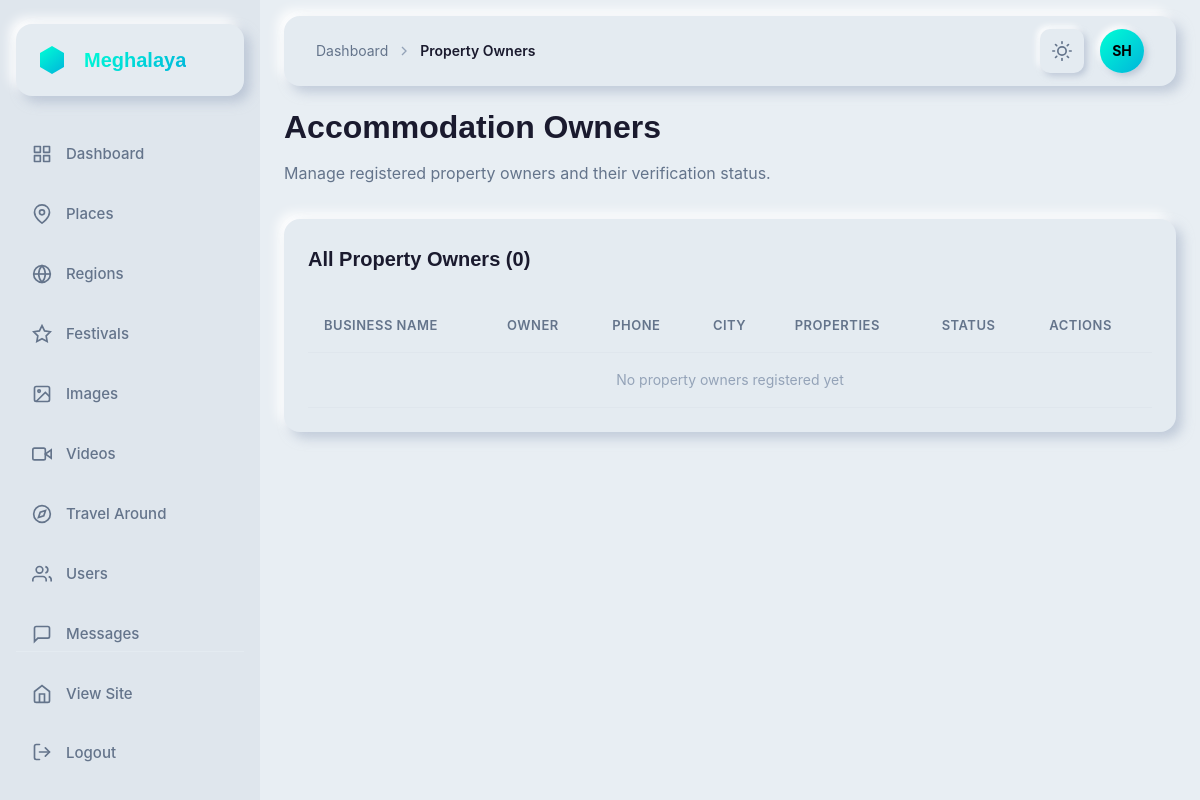
/dashboard/accommodation-owners/ (signed in), run on an earlier commit of the app's database.
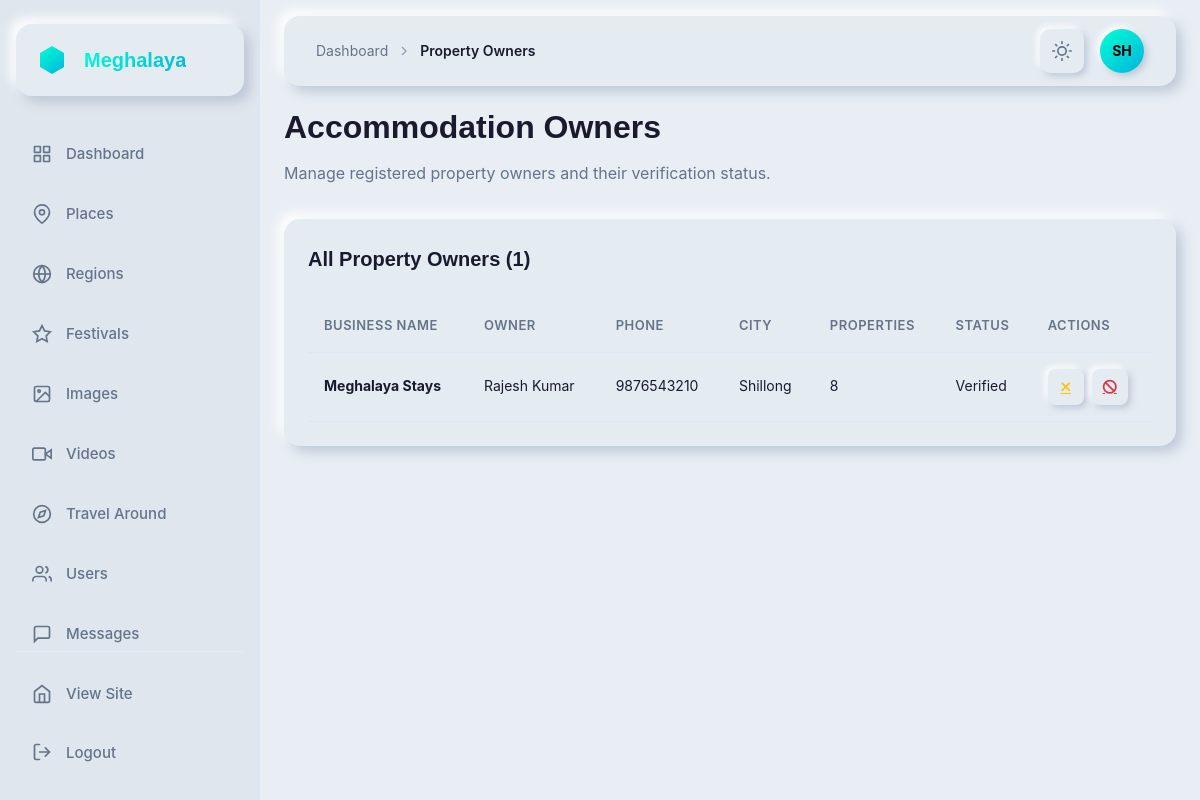
And on a later commit of the database.
### app/models.py (models this page shows, shortened)
class AccommodationOwner(models.Model):
    user = models.OneToOneField(User, on_delete=models.CASCADE, related_name='accommodation_owner_profile')
    business_name = models.CharField(max_length=200)
    owner_name = models.CharField(max_length=100)
    phone = models.CharField(max_length=15)
    alternate_phone = models.CharField(max_length=15, blank=True, null=True)
    email = models.EmailField()
    address = models.TextField()
    city = models.CharField(max_length=100, default='Shillong')
    profile_photo = models.ImageField(upload_to='accommodation_owners/', blank=True, null=True)
    id_proof = models.ImageField(upload_to='accommodation_owners/id_proofs/', blank=True, null=True)
    is_verified = models.BooleanField(default=False)
    is_active = models.BooleanField(default=True)
    upi_id = models.CharField(max_length=100, blank=True, null=True, help_text='UPI ID for payments')
    qr_code = models.ImageField(upload_to='accommodation_owners/qr_codes/', blank=True, null=True, help_text='Payment QR Code')
    created_at = models.DateTimeField(auto_now_add=True)
    updated_at = models.DateTimeField(auto_now=True)
    class Meta:
        ordering = ['-created_at']

### app/dashboard_views.py (the view)
# urls.py: path('accommodation-owners/', dashboard_views.dashboard_accommodation_owners, name='dashboard_accommodation_owners'),
@login_required
@user_passes_test(is_staff_or_superuser)
def dashboard_accommodation_owners(request):
    owners = AccommodationOwner.objects.all().select_related('user').prefetch_related('accommodations').order_by('-created_at')
    return render(request, 'dashboard/accommodation_owners_list.html', {'owners': owners})

### app/context_processors.py (called while the page is built)
def navbar_context(request):
    placeName = cache.get('navbar_places')
    if placeName is None:
        placeName = list(MeghalayaImages.objects.values('name').exclude(
            name__in=["Cherrapunji", "Police Bazar", "Seven Sister Falls", "Dawki River", "Cathedral of Mary"]
        ).distinct())
        cache.set('navbar_places', placeName, 300)
    return {
        'placeName': placeName
    }

### app/dashboard_views.py (called while the page is built)
def is_staff_or_superuser(user):
    return user.is_staff or user.is_superuser

### templates/dashboard/accommodation_owners_list.html (shortened to what this page needs)
{% extends 'dashboard/base.html' %}
{% block breadcrumb %}
<svg class="breadcrumb-separator" width="16" height="16" viewBox="0 0 24 24" fill="none" stroke="currentColor" stroke-width="2">
    <polyline points="9 18 15 12 9 6"></polyline>
</svg>
<span class="breadcrumb-current">Property Owners</span>
{% endblock %}
{% block content %}
<div class="title-section cascade-in">
    <h1 class="page-title">Accommodation Owners</h1>
    <p class="page-subtitle">Manage registered property owners and their verification status.</p>
</div>
<div class="card nm-flat cascade-in">
    <div class="card-header">
        <h2 class="card-title">All Property Owners ({{ owners.count }})</h2>
    </div>
    <div class="table-container">
        <table class="data-table">
            <thead>
                <tr>
                    <th>Business Name</th>
                    <th>Owner</th>
                    <th>Phone</th>
                    <th>City</th>
                    <th>Properties</th>
                    <th>Status</th>
                    <th>Actions</th>
                </tr>
            </thead>
            <tbody>
                {% for owner in owners %}
                <tr>
                    <td><strong>{{ owner.business_name }}</strong></td>
                    <td>{{ owner.owner_name }}</td>
                    <td>{{ owner.phone }}</td>
                    <td>{{ owner.city }}</td>
                    <td>{{ owner.accommodations.count }}</td>
                    <td>
                        {% if owner.is_verified %}
                        <span class="status-badge status-success">Verified</span>
                        {% else %}
                        <span class="status-badge status-warning">Pending</span>
                        {% endif %}
                    </td>
                    <td>
                        <div class="table-actions">
                            {% if not owner.is_verified %}
                            <a href="{% url 'dashboard_accommodation_owner_action' owner.pk %}?action=verify" class="action-btn nm-button" title="Verify" style="color: #28a745;">
                                <i class="fas fa-check"></i>
                            </a>
                            {% else %}
                            <a href="{% url 'dashboard_accommodation_owner_action' owner.pk %}?action=unverify" class="action-btn nm-button" title="Unverify" style="color: #ffc107;">
                                <i class="fas fa-times"></i>
                            </a>
                            {% endif %}
                            {% if owner.is_active %}
                            <a href="{% url 'dashboard_accommodation_owner_action' owner.pk %}?action=deactivate" class="action-btn nm-button" title="Deactivate" style="color: #dc3545;">
                                <i class="fas fa-ban"></i>
                            </a>
                            {% else %}
                            <a href="{% url 'dashboard_accommodation_owner_action' owner.pk %}?action=activate" class="action-btn nm-button" title="Activate" style="color: #28a745;">
                                <i class="fas fa-check-circle"></i>
                            </a>
                            {% endif %}
                        </div>
                    </td>
                </tr>
                {% empty %}
                <tr>
                    <td colspan="7" style="text-align: center; color: var(--text-muted);">No property owners registered yet</td>
                </tr>
                {% endfor %}
            </tbody>
        </table>
    </div>
</div>
{% endblock %}

What changed in the data, as far as the page shows it:
added AccommodationOwner: business_name "Meghalaya Stays", owner_name "Rajesh Kumar", phone "9876543210", city "Shillong", accommodations.count "8", is_verified "Verified", is_active True (drawn)
Also different on the page:
{{ owners.count }}: "0" → "1"
text no longer shown: "No property owners registered yet"
